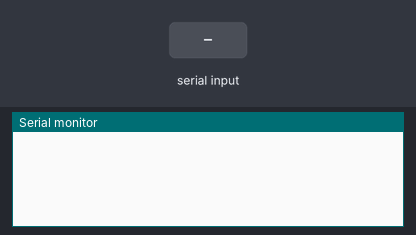
A sketch run on a simulated Arduino Uno, built with avr-gcc and run on an emulated ATmega328P. On the bench: the last lines printed to the serial monitor. Inputs (shaded band) come from the test bench.

Above: at 1.2 s.
1.3 s: "1" received over Serial
At 2.5 s:
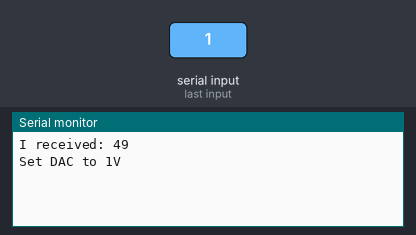
2.8 s: byte 51 (THREE) received over Serial
At 3.7 s:
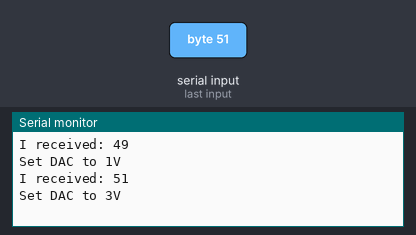
4.3 s: byte 52 (FOUR) received over Serial
At 4.8 s:
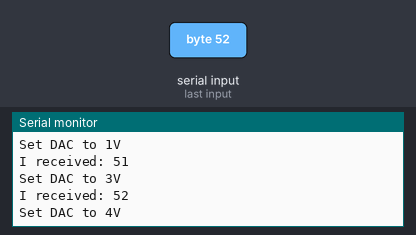
5.8 s: "0" received over Serial
At 7.1 s:
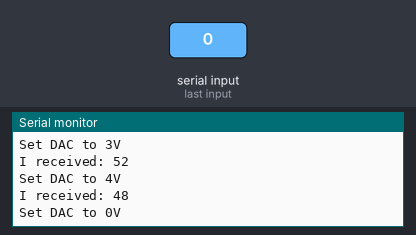
Timing chart, 0 to 8.3 s (numbered marks = the images above; inputs shaded):
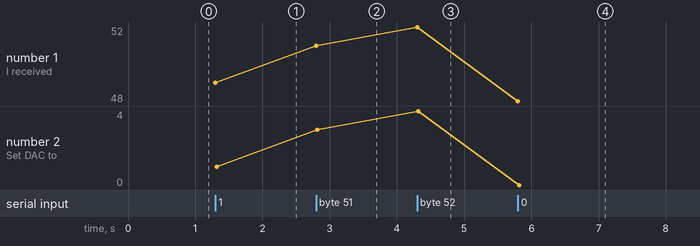

The sketch:

dac_control.ino
```cpp
#include <Wire.h>
#include <Adafruit_MCP4725.h>

#define ZERO  48
#define ONE   49
#define TWO   50
#define THREE 51
#define FOUR  52
#define FIVE  53
#define NEW_LINE 10

/*  Hex values for DAC control.
 *  The values are computed using 5V reference voltage.
 */
#define VOLT_0 0x000
#define VOLT_1 0x333
#define VOLT_2 0x666
#define VOLT_3 0x999
#define VOLT_4 0xCCC
#define VOLT_5 0xFFF

int g_incoming_byte = 0; // for incoming serial data
Adafruit_MCP4725 dac;
uint32_t dac_val = VOLT_0;

void setup() {
  Serial.begin(9600); // opens serial port, sets data rate to 9600 bps

  dac.begin(0x62);
  dac.setVoltage(dac_val, false);
}

void loop() {
  // send data only when you receive data:
  if (Serial.available() > 0) {
    // read the incoming byte:
    g_incoming_byte = Serial.read();

    switch (g_incoming_byte) {
      case ZERO: {
        Serial.print("I received: ");
        Serial.println(g_incoming_byte, DEC);
        Serial.println("Set DAC to 0V");

        dac_val = VOLT_0;
        dac.setVoltage(dac_val, false);
        break;
      }
      case ONE: {
        Serial.print("I received: ");
        Serial.println(g_incoming_byte, DEC);
        Serial.println("Set DAC to 1V");

        dac_val = VOLT_1;
        dac.setVoltage(dac_val, false);
        break;
      }
      case TWO: {
        Serial.print("I received: ");
        Serial.println(g_incoming_byte, DEC);
        Serial.println("Set DAC to 2V");

        dac_val = VOLT_2;
        dac.setVoltage(dac_val, false);
        break;
      }
      case THREE: {
        Serial.print("I received: ");
        Serial.println(g_incoming_byte, DEC);
        Serial.println("Set DAC to 3V");

        dac_val = VOLT_3;
        dac.setVoltage(dac_val, false);
        break;
      }
      case FOUR: {
        Serial.print("I received: ");
        Serial.println(g_incoming_byte, DEC);
        Serial.println("Set DAC to 4V");

        dac_val = VOLT_4;
        dac.setVoltage(dac_val, false);
        break;
      }
      case FIVE: {
        Serial.print("I received: ");
        Serial.println(g_incoming_byte, DEC);
        Serial.println("Set DAC to 5V");

        dac_val = VOLT_5;
        dac.setVoltage(dac_val, false);
        break;
      }
      case NEW_LINE: {
        break;
      }
      default: {
        Serial.print("I received: ");
        Serial.println(g_incoming_byte, DEC);
        Serial.println("Invalid input! Allowed values are: 0, 1, 2, 3, 4 and 5");
        break;
      }
    }
  }
}
```

Measured:
- after the input at 1.3 s, the serial monitor: prints a new line at once (image 1)
- after the input at 2.8 s, the serial monitor: prints a new line at once (image 2)
- after the input at 4.3 s, the serial monitor: prints a new line at once (image 3)
- after the input at 5.8 s, the serial monitor: prints a new line at once (image 4)
- plotted number 1: 49 → 51 after the input at 2.8 s, 51 → 52 after the input at 4.3 s, 52 → 48 after the input at 5.8 s
- plotted number 2: 1 → 3 after the input at 2.8 s, 3 → 4 after the input at 4.3 s, 4 → 0 after the input at 5.8 s
